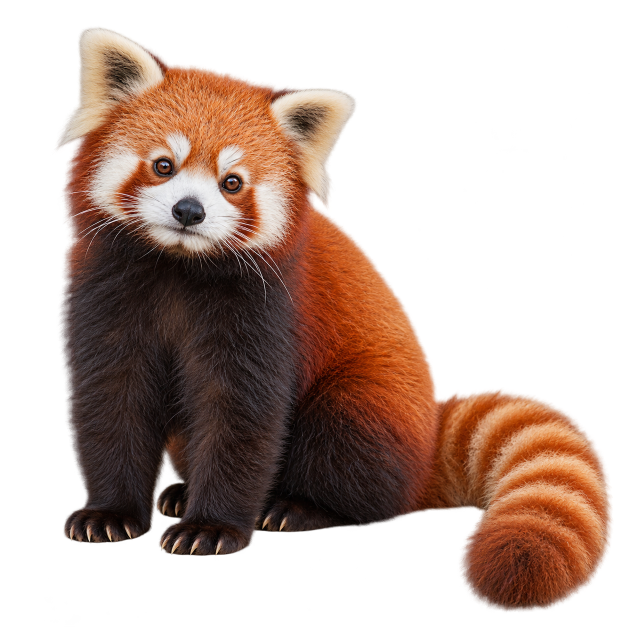
#> input picture assets/red-panda/source.png, 1254 x 1254 px (shown at 1/2 size)
$ python convert-red-panda.py
#> lines starting #> are read from the running program, lines starting #| are printed output that depends on the picture
"""Convert the high-resolution source into colored ASCII and a no-JS preview.

Requires Pillow. Run from the repository root: python scripts/convert-red-panda.py
The browser consumes only the ASCII output, never the source photograph.
"""

import base64
import json
import struct
from pathlib import Path

from PIL import Image, ImageDraw, ImageFont

ROOT = Path(__file__).resolve().parents[1]
COLUMNS, ROWS = 240, 180
SIZE = 1920
GLYPHS = ".,:;+=xX$&#@"

source = Image.open(ROOT / "assets/red-panda/source.png").convert("RGBA")
#> source is the input picture: PIL image 1254x1254 RGBA; mean R, G, B, A 56.7, 36.2, 27, 112.6
pixels = source.resize((COLUMNS, ROWS), Image.Resampling.LANCZOS)
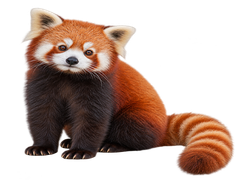
#> pixels: PIL image 240x180 RGBA; mean R, G, B, A 56.9, 36.4, 27.1, 112.6; transparent parts drawn white
palette, color_ids, cells = [], {}, []
preview = Image.new("RGBA", (SIZE, SIZE), (255, 255, 255, 0))
draw = ImageDraw.Draw(preview)
font_path = Path("C:/Windows/Fonts/consola.ttf")
font = ImageFont.truetype(str(font_path) if font_path.exists() else "DejaVuSansMono.ttf", 13)

for row in range(ROWS):
    for column in range(COLUMNS):
        red, green, blue, alpha = pixels.getpixel((column, row))
        if alpha < 64:
            cells.append(0)
            continue
        luminance = (red * 0.2126 + green * 0.7152 + blue * 0.0722) / 255
        glyph_id = min(len(GLYPHS) - 1, round((1 - luminance) * (len(GLYPHS) - 1)))
        # White facial fur remains legible on the white page. The natural orange
        # and brown colors are preserved, with a modest ink-like darkening.
        color = tuple(min(208, round(channel * 0.84 / 16) * 16) for channel in (red, green, blue))
        if color not in color_ids:
            color_ids[color] = len(palette)
            palette.append("#" + "".join(f"{channel:02x}" for channel in color))
        cells.append(((color_ids[color] + 1) << 4) | glyph_id)
        draw.text((column * SIZE / COLUMNS, row * SIZE / ROWS), GLYPHS[glyph_id], font=font, fill=(*color, alpha), anchor="lt")
#> after the loop, cells = 43200 items; color_ids = 224 items; palette = 224 items, first 6: '#a0a090', '#a0a0a0', '#b0b0a0', '#c0b0b0', '#c0c0b0', '#b0a0a0'

output = ROOT / "public/art"
output.mkdir(parents=True, exist_ok=True)
preview.save(output / "red-panda-ascii.png", optimize=True)
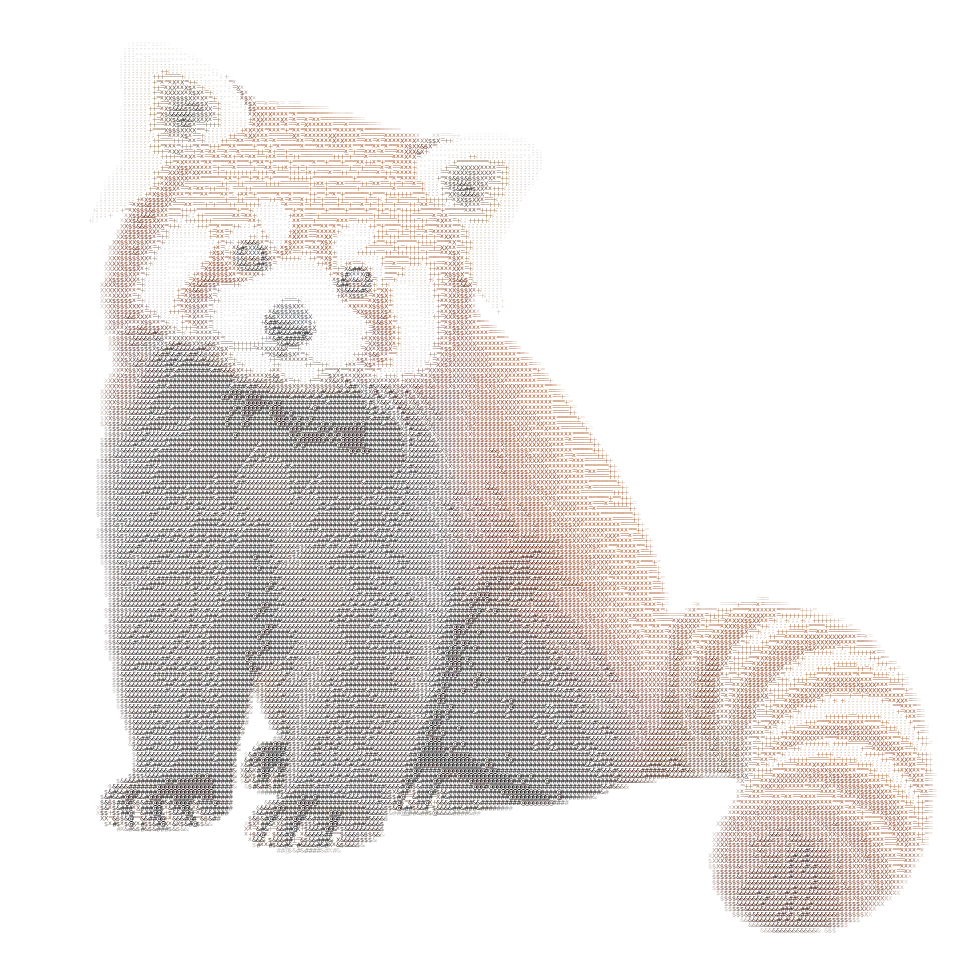
#> saved as red-panda-ascii.png: PIL image 1920x1920 RGBA (shown at 1/2 size); mean R, G, B, A 216.2, 208.8, 205.9, 31.4; transparent parts drawn white
(output / "red-panda-ascii.json").write_text(json.dumps({
    "columns": COLUMNS,
    "rows": ROWS,
    "glyphs": GLYPHS,
    "palette": palette,
    "cells": base64.b64encode(struct.pack(f"<{len(cells)}H", *cells)).decode("ascii"),
}, separators=(",", ":")))
print(f"Converted {source.width}x{source.height} source to {COLUMNS}x{ROWS} colored ASCII; {len(palette)} ink colors.")
#| Converted 1254x1254 source to 240x180 colored ASCII; 224 ink colors.
